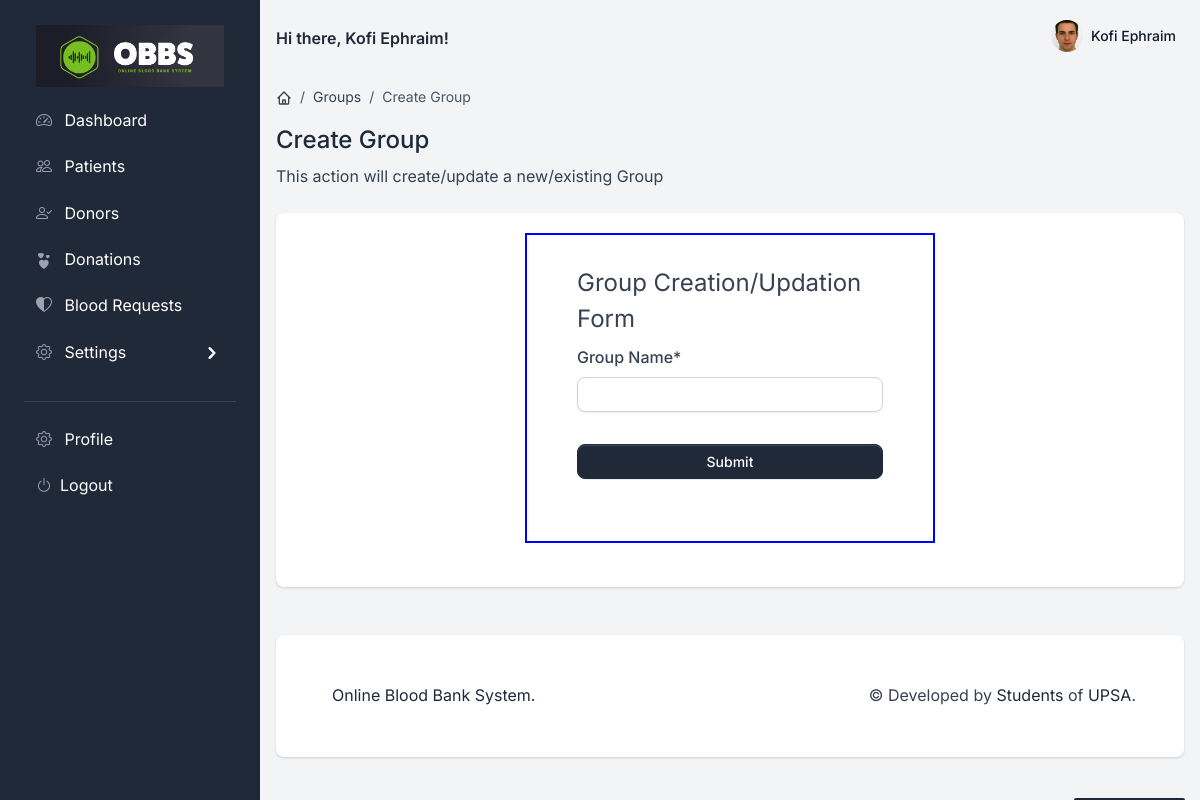
/dashboard/create-update-group/ (signed in), run on the app's committed database.
### accounts/models.py (models this page shows, shortened)
class User(AbstractBaseUser, PermissionsMixin):
    email = models.EmailField(max_length=255, unique=True)
    fullname = models.CharField(max_length=255, blank=True, null=True)
    phone = models.CharField(max_length=15, blank=True, null=True)
    gender = models.CharField(max_length=15, blank=True, null=True)
    profile_image = models.ImageField(
        upload_to='profile_images', blank=True, null=True)
    is_active = models.BooleanField(default=True)
    is_staff = models.BooleanField(default=False)
    is_superuser = models.BooleanField(default=False)
    is_patient = models.BooleanField(default=False)
    created_by_staff = models.BooleanField(default=False)
    created_at = models.DateTimeField(auto_now_add=True)
    def get_fullname(self):
        return self.fullname if self.fullname else self.email
    objects = AccountManager()
    USERNAME_FIELD = 'email'
    def __str__(self):
        return self.get_fullname()
    class Meta:
        db_table = 'user'
        permissions = [
            ("view_profile", "Can view profile"),
            ("view_setting", "Can view setting"),
            ("change_profile", "Can update profile"),
            ("reset_password", "Can reset password"),
            ("add_user_to_group", "Can add user to group"),
            ("add_patient", "Can add patient"),
            ("change_patient", "Can update patient"),
            ("add_permission_to_user", "Can add permission to user"),
        ]

### dashboard/views/groups.py (the view, shortened to what this page needs)
# urls.py: path("create-update-group/", views.CreateUpdateGroupView.as_view(), name="create_update_group"),  # noqa
class CreateUpdateGroupView(PermissionRequiredMixin, View):
    permission_required = [
        'auth.add_group',
        'auth.change_group'
    ]
    template = 'dashboard/form-renderers/create_update_group.html'
    @method_decorator(AdminOnly)
    def get(self, request, *args, **kwargs):
        group_id = request.GET.get('group_id') or None
        group = Group.objects.filter(id=group_id).first()
        permissions = Permission.objects.all().order_by('name')
        if group:
            head = "Update"
        else:
            head = "Create"
        context = {
            "head": head,
            'group': group,
            'permissions': permissions,
        }
        return render(request, self.template, context)

### dashboard/templates/dashboard/form-renderers/create_update_group.html (shortened to what this page needs)
{% extends "base/base.html" %}
{% load static %}
{% block content %}
<div class="d-flex justify-content-between flex-wrap flex-md-nowrap align-items-center py-4">
    <div class="d-block mb-4 mb-md-0">
        <nav aria-label="breadcrumb" class="d-none d-md-inline-block">
            <ol class="breadcrumb breadcrumb-dark breadcrumb-transparent">
                <li class="breadcrumb-item">
                    <a href="#">
                    </a>
                </li>
                <li class="breadcrumb-item"><a href="#">Groups</a></li>
                <li class="breadcrumb-item active" aria-current="page">{{head}} Group</li>
            </ol>
        </nav>
        <h2 class="h4">{{head}} Group</h2>
        <p class="mb-0">This action will create/update a new/existing Group</p>
    </div>
</div>
<div class="row">
    <div class="col-12 mb-4">
        <div class="card border-0 shadow components-section">
            <div class="card-body">
                <div class="row mb-4">
                    <div class="col-lg-6 col-sm-12 mx-auto px-3">
                        {% include 'dashboard/forms/form_group.html' %}
                    </div>
                </div>
            </div>
        </div>
    </div>
</div>
{% endblock content %}

### dashboard/templates/includes/navigation.html (shortened to what this page needs)
{% load static %}
<nav class="navbar navbar-top navbar-expand navbar-dashboard navbar-dark ps-0 pe-2 pb-0">
  <div class="container-fluid px-0">
    <div class="d-flex justify-content-between w-100" id="navbarSupportedContent">
      <div class="d-flex align-items-center text-primary">
        <b>Hi there, {{request.user.get_fullname}}!</b>
      </div>
      <ul class="navbar-nav align-items-center">
        <li class="nav-item dropdown ms-lg-3">
          <a class="nav-link dropdown-toggle pt-1 px-0" href="#" role="button" data-bs-toggle="dropdown"
            aria-expanded="false">
            <div class="media d-flex align-items-center">
              <img class="avatar rounded-circle"
                src="{% if request.user.profile_image %} {{ request.user.profile_image.url }} {% else %} {% static '/assets/img/team/profile-picture-3.jpg' %} {% endif %} "
                class="avatar-xl rounded-circle mx-auto mt-n7 mb-4" alt="Neil Portrait">
              <div class="media-body ms-2 text-dark align-items-center d-none d-lg-block">
                <span class="mb-0 font-small fw-bold text-gray-900">
                  {% if request.user.get_fullname %}
                  <strong>{{ request.user.get_fullname }}</strong>
                  {% else %}
                  <strong>Guest</strong>
                  {% endif %}
                </span>
              </div>
            </div>
          </a>
        </li>
      </ul>
    </div>
  </div>
</nav>

### data on the page
User: user.get_fullname "Kofi Ephraim", profile_image (picture)

### other printed values
{{ head }} "Create"
